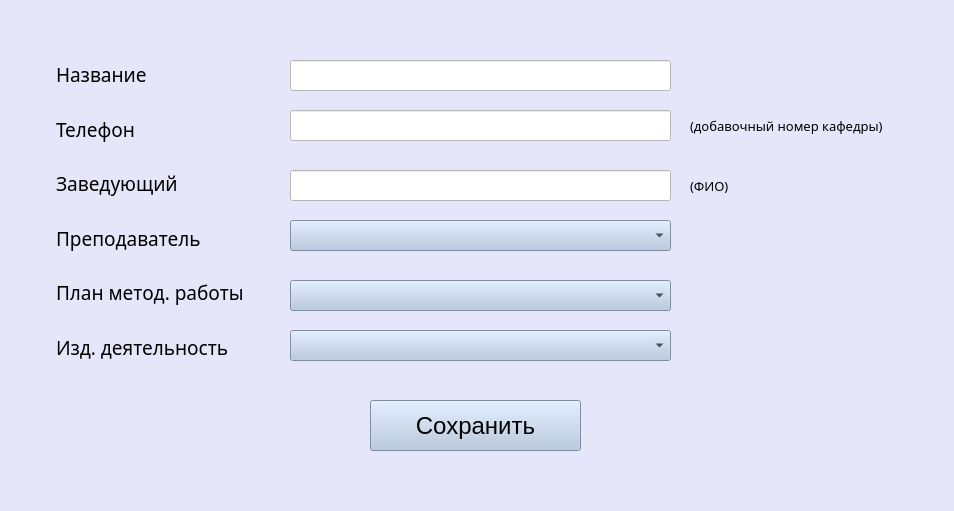
<?xml version="1.0" encoding="UTF-8"?>
<ui version="4.0">
 <class>pulpits</class>
 <widget class="QWidget" name="pulpits">
  <property name="geometry">
   <rect>
    <x>0</x>
    <y>0</y>
    <width>954</width>
    <height>511</height>
   </rect>
  </property>
  <property name="windowTitle">
   <string>Form</string>
  </property>
  <property name="styleSheet">
   <string notr="true">background-color: rgb(230, 230, 250);</string>
  </property>
  <widget class="QComboBox" name="teacherComboBox">
   <property name="geometry">
    <rect>
     <x>290</x>
     <y>220</y>
     <width>381</width>
     <height>31</height>
    </rect>
   </property>
   <property name="font">
    <font>
     <family>Helvetica Neue</family>
     <pointsize>14</pointsize>
    </font>
   </property>
   <property name="styleSheet">
    <string notr="true">background-color:rgb(176, 196, 222);</string>
   </property>
  </widget>
  <widget class="QComboBox" name="editionCombobox">
   <property name="geometry">
    <rect>
     <x>290</x>
     <y>330</y>
     <width>381</width>
     <height>31</height>
    </rect>
   </property>
   <property name="font">
    <font>
     <family>Helvetica Neue</family>
     <pointsize>14</pointsize>
    </font>
   </property>
   <property name="styleSheet">
    <string notr="true">background-color:rgb(176, 196, 222);</string>
   </property>
  </widget>
  <widget class="QLabel" name="label_7">
   <property name="geometry">
    <rect>
     <x>690</x>
     <y>110</y>
     <width>241</width>
     <height>31</height>
    </rect>
   </property>
   <property name="font">
    <font>
     <family>Bahnschrift SemiLight</family>
     <pointsize>10</pointsize>
    </font>
   </property>
   <property name="text">
    <string>(добавочный номер кафедры)</string>
   </property>
  </widget>
  <widget class="QComboBox" name="workplanComboBox">
   <property name="geometry">
    <rect>
     <x>290</x>
     <y>280</y>
     <width>381</width>
     <height>31</height>
    </rect>
   </property>
   <property name="font">
    <font>
     <family>Helvetica Neue</family>
     <pointsize>14</pointsize>
    </font>
   </property>
   <property name="styleSheet">
    <string notr="true">background-color:rgb(176, 196, 222);</string>
   </property>
  </widget>
  <widget class="QLineEdit" name="titleEdit">
   <property name="geometry">
    <rect>
     <x>290</x>
     <y>60</y>
     <width>381</width>
     <height>31</height>
    </rect>
   </property>
   <property name="font">
    <font>
     <family>Helvetica Neue</family>
     <pointsize>14</pointsize>
    </font>
   </property>
   <property name="styleSheet">
    <string notr="true">background-color: rgb(255, 255, 255);</string>
   </property>
   <property name="text">
    <string/>
   </property>
  </widget>
  <widget class="QWidget" name="verticalLayoutWidget">
   <property name="geometry">
    <rect>
     <x>56</x>
     <y>50</y>
     <width>231</width>
     <height>321</height>
    </rect>
   </property>
   <layout class="QVBoxLayout" name="verticalLayout">
    <item>
     <widget class="QLabel" name="label_3">
      <property name="font">
       <font>
        <family>Bahnschrift SemiLight</family>
        <pointsize>14</pointsize>
       </font>
      </property>
      <property name="text">
       <string>Название</string>
      </property>
     </widget>
    </item>
    <item>
     <widget class="QLabel" name="label_4">
      <property name="font">
       <font>
        <family>Bahnschrift SemiLight</family>
        <pointsize>14</pointsize>
       </font>
      </property>
      <property name="text">
       <string>Телефон</string>
      </property>
     </widget>
    </item>
    <item>
     <widget class="QLabel" name="label_5">
      <property name="font">
       <font>
        <family>Bahnschrift SemiLight</family>
        <pointsize>14</pointsize>
       </font>
      </property>
      <property name="text">
       <string>Заведующий </string>
      </property>
     </widget>
    </item>
    <item>
     <widget class="QLabel" name="label_6">
      <property name="font">
       <font>
        <family>Bahnschrift SemiLight</family>
        <pointsize>14</pointsize>
       </font>
      </property>
      <property name="text">
       <string>Преподаватель</string>
      </property>
     </widget>
    </item>
    <item>
     <widget class="QLabel" name="label_2">
      <property name="font">
       <font>
        <family>Bahnschrift SemiLight</family>
        <pointsize>14</pointsize>
       </font>
      </property>
      <property name="text">
       <string>План метод. работы</string>
      </property>
     </widget>
    </item>
    <item>
     <widget class="QLabel" name="label">
      <property name="font">
       <font>
        <family>Bahnschrift SemiLight</family>
        <pointsize>14</pointsize>
       </font>
      </property>
      <property name="text">
       <string>Изд. деятельность</string>
      </property>
     </widget>
    </item>
   </layout>
  </widget>
  <widget class="QPushButton" name="pushButton">
   <property name="geometry">
    <rect>
     <x>370</x>
     <y>400</y>
     <width>211</width>
     <height>51</height>
    </rect>
   </property>
   <property name="font">
    <font>
     <family>Helvetica Neue</family>
     <pointsize>18</pointsize>
    </font>
   </property>
   <property name="styleSheet">
    <string notr="true">background-color:rgb(176, 196, 222);</string>
   </property>
   <property name="text">
    <string>Сохранить</string>
   </property>
  </widget>
  <widget class="QLineEdit" name="telephoneEdit">
   <property name="geometry">
    <rect>
     <x>290</x>
     <y>110</y>
     <width>381</width>
     <height>31</height>
    </rect>
   </property>
   <property name="font">
    <font>
     <family>Helvetica Neue</family>
     <pointsize>14</pointsize>
    </font>
   </property>
   <property name="styleSheet">
    <string notr="true">background-color: rgb(255, 255, 255);</string>
   </property>
  </widget>
  <widget class="QLineEdit" name="headEdit">
   <property name="geometry">
    <rect>
     <x>290</x>
     <y>170</y>
     <width>381</width>
     <height>31</height>
    </rect>
   </property>
   <property name="font">
    <font>
     <family>Helvetica Neue</family>
     <pointsize>14</pointsize>
    </font>
   </property>
   <property name="styleSheet">
    <string notr="true">background-color: rgb(255, 255, 255);</string>
   </property>
  </widget>
  <widget class="QLabel" name="label_8">
   <property name="geometry">
    <rect>
     <x>690</x>
     <y>170</y>
     <width>51</width>
     <height>31</height>
    </rect>
   </property>
   <property name="font">
    <font>
     <family>Bahnschrift SemiLight</family>
     <pointsize>10</pointsize>
    </font>
   </property>
   <property name="text">
    <string>(ФИО)</string>
   </property>
  </widget>
 </widget>
 <resources/>
 <connections/>
</ui>
